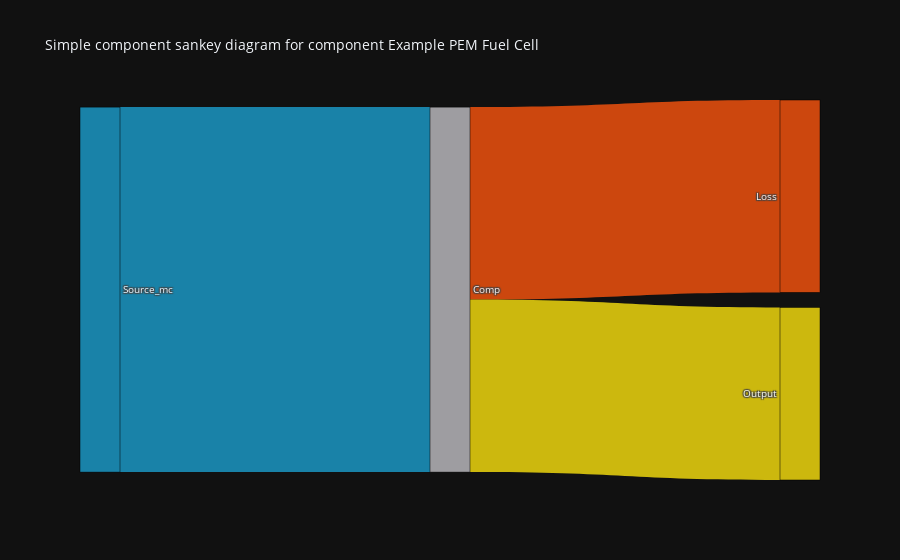

Write notebook code for a chart like this one.
### Code cell
# Create plotly formatted input
data_node, data_link = sankey_component_input_dicts(data,comp=component)

fig = go.Figure(data=[go.Sankey(
    valueformat=".0f",
    valuesuffix="kW",
    # Define nodes
    node=dict(
        pad=15,
        thickness=40,
        line=dict(color="black", width=0.5),
        label=data_node['label'],
        color=data_node['color']),
    link=data_link)])

fig.update_layout(
    title_text=f"Simple component sankey diagram for component {component.name}",
    font_size=10)
fig.show()

### Figure 1 — Plotly figure (JSON) as saved in the notebook; plotly's stock layout.template omitted (floating-point values rounded to 4 significant figures)
{"data": [{"link": {"color": ["#1982a8", "#1982a8", "#ccb80e", "#cc470e", "#ccb80e"], "label": ["Input main conversion: Hydrogen", "Input secondary 1: Hydrogen", "Input secondary 2: Electricity", "Loss", "Output Electricity"], "source": [0, 1, 2, 3, 3], "target": [3, 3, 3, 5, 4], "value": [4187.0, 0.0, 0.0, 2207.0, 1980.0]}, "node": {"color": ["#1982a8", "#1982a8", "#ccb80e", "#9e9da1", "#ccb80e", "#cc470e"], "label": ["Source_mc", "Source_sd1", "Source_sd2", "Comp", "Output", "Loss"], "line": {"color": "black", "width": 0.5}, "pad": 15, "thickness": 40}, "valueformat": ".0f", "valuesuffix": "kW", "type": "sankey"}], "layout": {"title": {"text": "Simple component sankey diagram for component Example PEM Fuel Cell"}, "font": {"size": 10}}}
